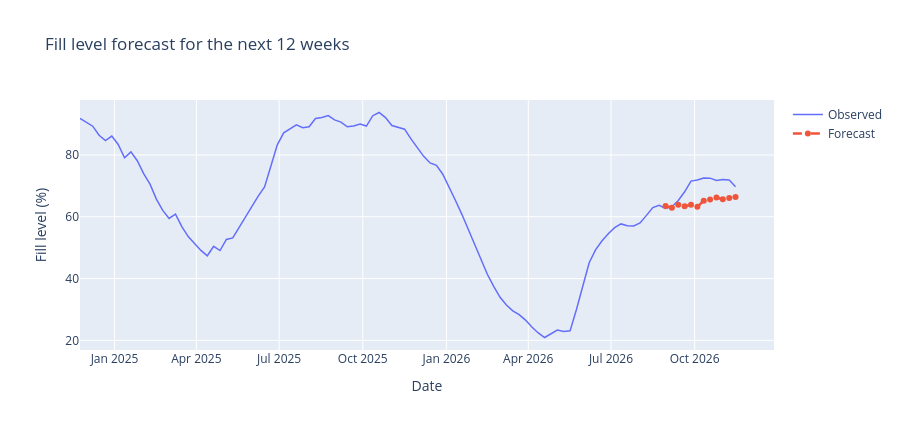

Notebook source saved alongside this figure:
### Code cell
# The default settings: ten years of history, no exogenous variables.
figure, result, summary = forecast_filling(weekly)
figure.show()

print(summary)
result
